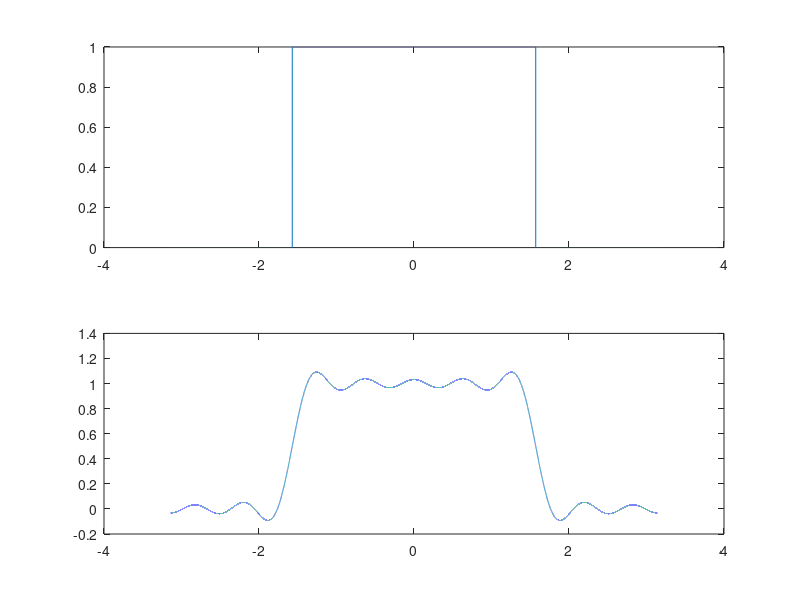
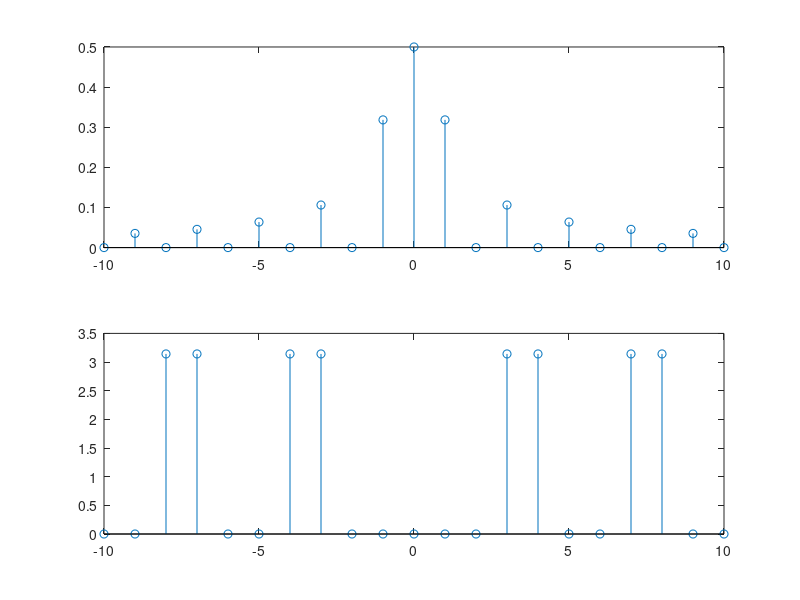

Write the MATLAB code that produced these figures, in order.
close all;

T0 = 2*pi;
f0 = 1/T0;
w0 = 2*pi*f0;

t = -pi:0.0001:pi;
g0 = (t >= -pi/2) & (t <= pi/2) ;

N = 10;
n = -1*N : N;

dn = (1  ./ (n * pi)) .* sin (pi * n / 2);

%at n = 0, dn is computed as NaN but it should be 0.5
%as (1/npi) sin(npi/2) = (1/2)(sin(npi/2) / (npi/2)) = 1/2 when n = 0
%(sin t) / t = 1 when t -> 0
dn(N+1) = 0.5;
gt = zeros(size(t));

for k = -N:N    
    gt = gt + dn(N+k+1) * exp( i *  k *  t);
end

figure(1)
subplot(211);
plot(t,g0);
subplot(212);
plot(t,real(gt));


figure(2)
subplot(211)
stem(n,abs(dn));
subplot(212)
stem(n,angle(dn));

